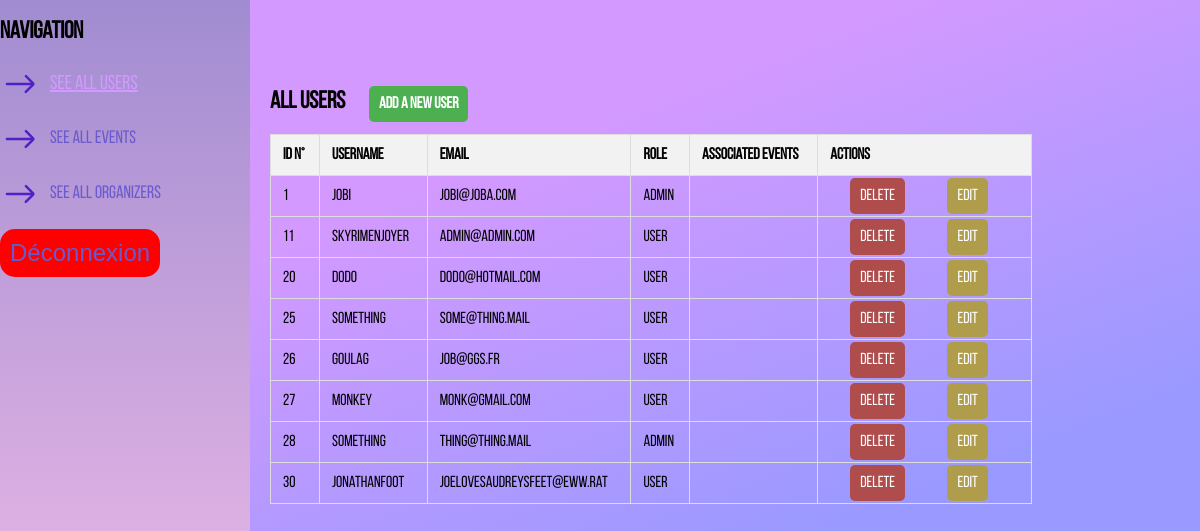
Page /php/public/?page=allUsers (signed in) on the committed database.
### tables this page shows
CREATE TABLE `user` (
  `id_user` int NOT NULL,
  `name` varchar(50) NOT NULL,
  `email` varchar(50) NOT NULL,
  `password` varchar(255) NOT NULL,
  `role` varchar(15) NOT NULL
);

### php/src/controllers/UserController.php (called while the page is built, shortened)
<?php
require_once __DIR__ . "/../models/User.php";
class UserController
{
    private $userModel;
    public function __construct($db)
    {
        $this->userModel = new User($db);
    }
    public function getAllUsers(): mixed
    {
        return $this->userModel->getAllUsers();
    }
}

### php/src/models/User.php (called while the page is built, shortened)
<?php
class User
{
    private $pdo;
    public function __construct($pdo)
    {
        $this->pdo = $pdo;
    }
    public function getAllUsers(): mixed
    {
        try {
            $sqlRequest = "SELECT * FROM user";
            $stmt = $this->pdo->prepare($sqlRequest);
            $stmt->execute();
            return $stmt->fetchAll();
        } catch (\Throwable $th) {
            error_log($th->getMessage());
            return ["error" => "Something went wrong when getting all users"];
        }
    }
}

### php/views/adminPages/adminUsers.php (the view, shortened to what this page needs)
<?php
$allUsers = $userController->getAllUsers();
?>
<section class="section-body">
    <div class="table-container">
        <h1>All Users <a class="create-button" href="?page=createUser">Add a new User</a></h1>
        <table>
            <thead>
                <tr>
                    <th>Id n°</th>
                    <th>Username</th>
                    <th>Email</th>
                    <th>Role</th>
                    <th>Associated Events</th>
                    <th>Actions</th>
            </thead>
            <tbody>
                <?php foreach ($allUsers as $user): ?>
                    <tr>
                        <td><?= $user['id_user'] ?></td>
                        <td><?= $user["name"] ?></td>
                        <td><?= $user["email"] ?></td>
                        <td><?= $user["role"] ?></td>
                        <td></td>
                        <td>
                            <a href="?page=deleteUser&id_user=<?= $user["id_user"]?>" class="delete-button">Delete</a>
                            <a href="?page=editUser&id_user=<?= $user["id_user"] ?>" class="edit-button">Edit</a>
                        </td>
                    </tr>
                <?php endforeach; ?>
        </table>
    </div>
</section>

### php/public/styles/main.css (style rules this page uses)
body { margin: 0; padding: 0; background: linear-gradient(159deg, #d399ff 28%, #9999ff 68%); font-family: "Bebas-Neue", sans-serif; min-height: 100vh; max-height: fit-content; }

### php/public/styles/adminNavbar.css (style rules this page uses)
body { margin: 0; padding: 0; font-family: Arial, sans-serif; display: flex; height: fit-content; }

### php/public/styles/adminTables.css (style rules this page uses)
.section-body { margin: 0; padding: 0; }
.section-body .create-button { top: 20px; padding: 10px; margin: 20px; background-color: #4CAF50; color: #fff; border: none; cursor: pointer; font-size: 16px; border-radius: 5px; text-decoration: none; }
.section-body .delete-button { top: 20px; padding: 10px; margin: 20px; background-color: #af4c4c; color: #fff; border: none; cursor: pointer; font-size: 16px; border-radius: 5px; text-decoration: none; }
.section-body .edit-button { top: 20px; padding: 10px; margin: 20px; background-color: #af9d4c; color: #fff; border: none; cursor: pointer; font-size: 16px; border-radius: 5px; text-decoration: none; }
.section-body .table-container { width: 100%; margin: 50px auto; padding: 20px; }
.section-body .table-container table { width: 100%; border-collapse: collapse; margin-bottom: 20px; }
.section-body .table-container table, th, td { border: 1px solid #ddd; }
.section-body .table-container th, td { padding: 12px; text-align: left; }
.section-body .table-container th { background-color: #f2f2f2; }

### rows in the picture
user: id_user "1", name "Jobi", email "Jobi@joba.com", role "admin"
user: id_user "11", name "SkyrimEnjoyer", email "admin@admin.com", role "user"
user: id_user "20", name "dodo", email "dodo@hotmail.com", role "user"
user: id_user "25", name "Something", email "Some@thing.mail", role "user"
user: id_user "26", name "Goulag", email "job@ggs.fr", role "user"
user: id_user "27", name "Monkey", email "monk@gmail.com", role "user"
user: id_user "28", name "Something", email "Thing@thing.mail", role "admin"
user: id_user "30", name "JonathanFoot", email "joeLovesAudreysFeet@eww.rat", role "user"
